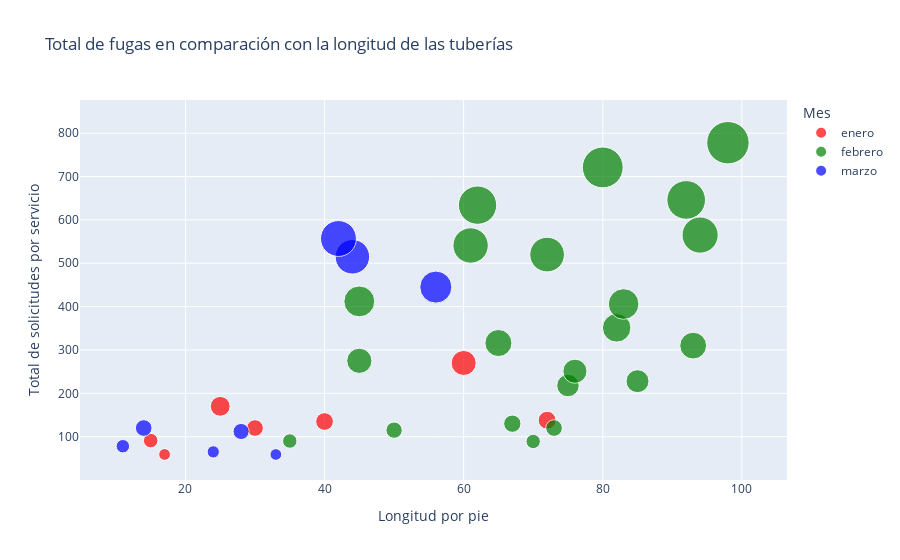

The notebook cell this image was saved under:
### Code cell
import plotly.express as px

colors = {'enero': 'red', 'febrero': 'green', 'marzo': 'blue'}

fig = px.scatter(df, x='Longitud por pie', y='Total de solicitudes por servicio', color='Mes', size='Total de solicitudes por servicio',
                 hover_data=['Mes'], title='Total de fugas en comparación con la longitud de las tuberías',
                 color_discrete_map=colors, size_max=30)

fig.show()

### Figure 1 — Plotly figure (JSON) as saved in the notebook; plotly's stock layout.template omitted (floating-point values rounded to 4 significant figures)
{"data": [{"customdata": [["enero"], ["enero"], ["enero"], ["enero"], ["enero"], ["enero"], ["enero"]], "hovertemplate": "Mes=%{customdata[0]}<br>Longitud por pie=%{x}<br>Total de solicitudes por servicio=%{marker.size}<extra></extra>", "legendgroup": "enero", "marker": {"color": "red", "size": [120, 170, 138, 270, 91, 135, 59], "sizemode": "area", "sizeref": 0.8644, "symbol": "circle"}, "mode": "markers", "name": "enero", "orientation": "v", "showlegend": true, "type": "scatter", "x": [30, 25, 72, 60, 15, 40, 17], "xaxis": "x", "y": [120, 170, 138, 270, 91, 135, 59], "yaxis": "y"}, {"customdata": [["febrero"], ["febrero"], ["febrero"], ["febrero"], ["febrero"], ["febrero"], ["febrero"], ["febrero"], ["febrero"], ["febrero"], ["febrero"], ["febrero"], ["febrero"], ["febrero"], ["febrero"], ["febrero"], ["febrero"], ["febrero"], ["febrero"], ["febrero"], ["febrero"]], "hovertemplate": "Mes=%{customdata[0]}<br>Longitud por pie=%{x}<br>Total de solicitudes por servicio=%{marker.size}<extra></extra>", "legendgroup": "febrero", "marker": {"color": "green", "size": [90, 412, 115, 316, 89, 218, 721, 634, 520, 120, 275, 251, 351, 406, 228, 646, 565, 310, 541, 778, 130], "sizemode": "area", "sizeref": 0.8644, "symbol": "circle"}, "mode": "markers", "name": "febrero", "orientation": "v", "showlegend": true, "type": "scatter", "x": [35, 45, 50, 65, 70, 75, 80, 62, 72, 73, 45, 76, 82, 83, 85, 92, 94, 93, 61, 98, 67], "xaxis": "x", "y": [90, 412, 115, 316, 89, 218, 721, 634, 520, 120, 275, 251, 351, 406, 228, 646, 565, 310, 541, 778, 130], "yaxis": "y"}, {"customdata": [["marzo"], ["marzo"], ["marzo"], ["marzo"], ["marzo"], ["marzo"], ["marzo"], ["marzo"]], "hovertemplate": "Mes=%{customdata[0]}<br>Longitud por pie=%{x}<br>Total de solicitudes por servicio=%{marker.size}<extra></extra>", "legendgroup": "marzo", "marker": {"color": "blue", "size": [59, 120, 515, 112, 445, 557, 78, 65], "sizemode": "area", "sizeref": 0.8644, "symbol": "circle"}, "mode": "markers", "name": "marzo", "orientation": "v", "showlegend": true, "type": "scatter", "x": [33, 14, 44, 28, 56, 42, 11, 24], "xaxis": "x", "y": [59, 120, 515, 112, 445, 557, 78, 65], "yaxis": "y"}], "layout": {"legend": {"itemsizing": "constant", "title": {"text": "Mes"}, "tracegroupgap": 0}, "title": {"text": "Total de fugas en comparación con la longitud de las tuberías"}, "xaxis": {"anchor": "y", "domain": [0, 1], "title": {"text": "Longitud por pie"}}, "yaxis": {"anchor": "x", "domain": [0, 1], "title": {"text": "Total de solicitudes por servicio"}}}}
